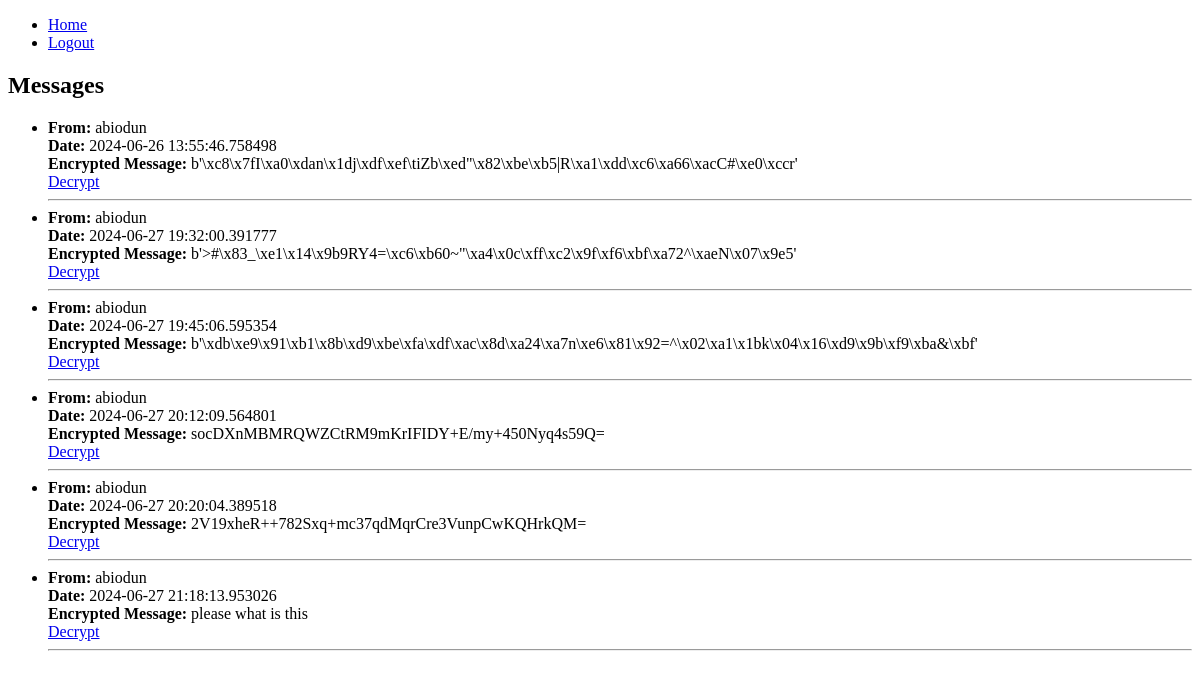
/messages (signed in), run on an earlier commit of the app's database.
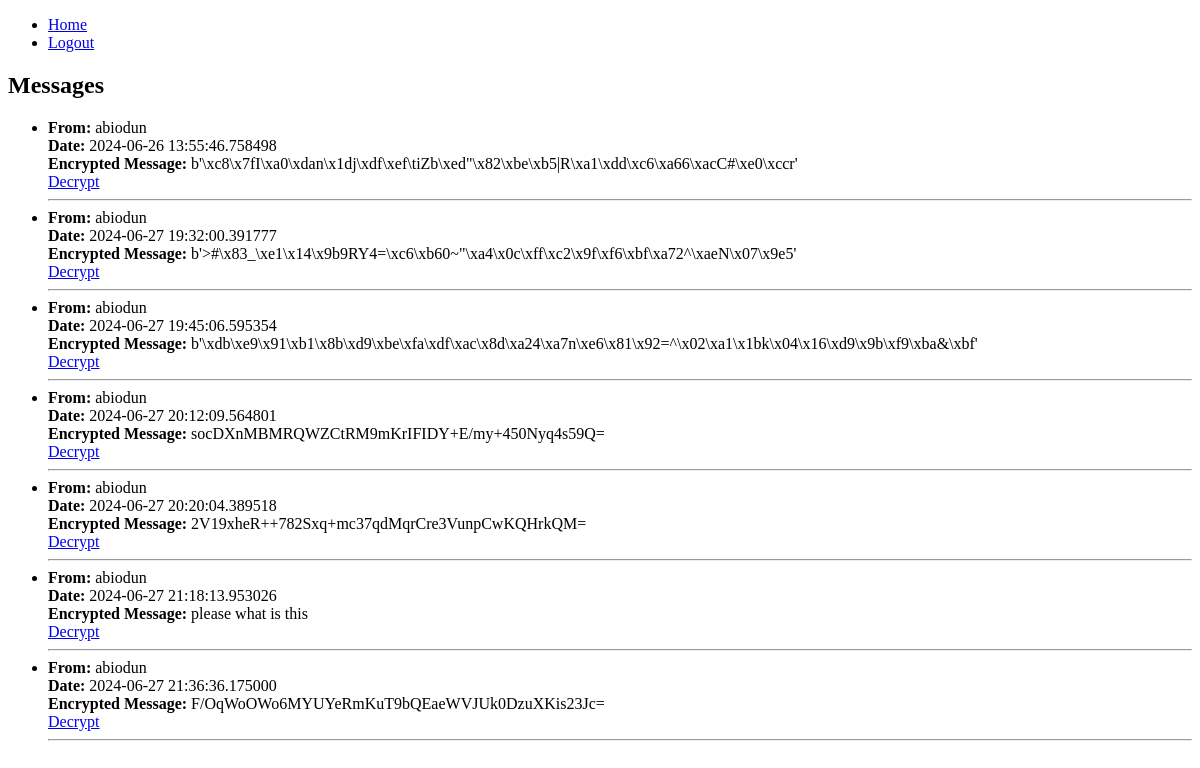
And on a later commit of the database.
### app/models.py (models this page shows, shortened)
class Message(db.Model):
    id = db.Column(db.Integer, primary_key=True)
    sender_id = db.Column(db.Integer, db.ForeignKey('user.id'), nullable=False)
    recipient_id = db.Column(db.Integer, db.ForeignKey('user.id'), nullable=False)
    body = db.Column(db.Text, nullable=False)
    timestamp = db.Column(db.DateTime, index=True, default=datetime.utcnow)
    aes_algorithm = db.Column(db.String(64))
    aes_key = db.Column(db.String(64))
    aes_iv = db.Column(db.String(64))

class User(UserMixin, db.Model):
    id = db.Column(db.Integer, primary_key=True)
    first_name = db.Column(db.String(64))
    last_name = db.Column(db.String(64))
    phone = db.Column(db.String(20), nullable=False)
    username = db.Column(db.String(64), index=True, unique=True)
    email = db.Column(db.String(120), index=True, unique=True)
    password_hash = db.Column(db.String(128))
    messages_sent = db.relationship('Message', foreign_keys='Message.sender_id', backref='sender', lazy='dynamic')
    messages_received = db.relationship('Message', foreign_keys='Message.recipient_id', backref='recipient', lazy='dynamic')

### app/routes.py (the view)
@bp.route('/messages')
@login_required
def messages():
    received_messages = Message.query.filter_by(recipient_id=current_user.id).all()
    decrypted_messages = [(msg, msg.body) for msg in received_messages]
    return render_template('messages.html', messages=decrypted_messages)

### app/models.py (called while the page is built)
@login_manager.user_loader
def load_user(user_id):
    return User.query.get(int(user_id))

### app/templates/messages.html
{% extends "base.html" %}
{% block content %}
  <h2>Messages</h2>
  <ul>
    {% for message, encrypted_body in messages %}
      <li>
        <strong>From:</strong> {{ message.sender.username }}<br>
        <strong>Date:</strong> {{ message.timestamp }}<br>
        <strong>Encrypted Message:</strong> {{ encrypted_body }}<br>
        <a href="{{ url_for('main.decrypt_message', message_id=message.id) }}">Decrypt</a>
      </li>
      <hr>
    {% endfor %}
  </ul>
{% endblock %}

### app/templates/base.html (shortened to what this page needs)
<!doctype html>
<html lang="en">
  <head>
  </head>
  <body>
    <nav>
      <ul>
        <li><a href="{{ url_for('main.index') }}">Home</a></li>
        {% if current_user.is_authenticated %}
          <li><a href="{{ url_for('main.logout') }}">Logout</a></li>
        {% else %}
          <li><a href="{{ url_for('main.login') }}">Login</a></li>
          <li><a href="{{ url_for('main.register') }}">Register</a></li>
        {% endif %}
      </ul>
    </nav>
    <div class="container">
      {% block content %}{% endblock %}
    </div>
  </body>
</html>

What changed in the data, as far as the page shows it:
added Message: sender.username "abiodun", timestamp "2024-06-27 21:36:36.175000", body "F/OqWoOWo6MYUYeRmKuT9bQEaeWVJUk0DzuXKis23Jc="
